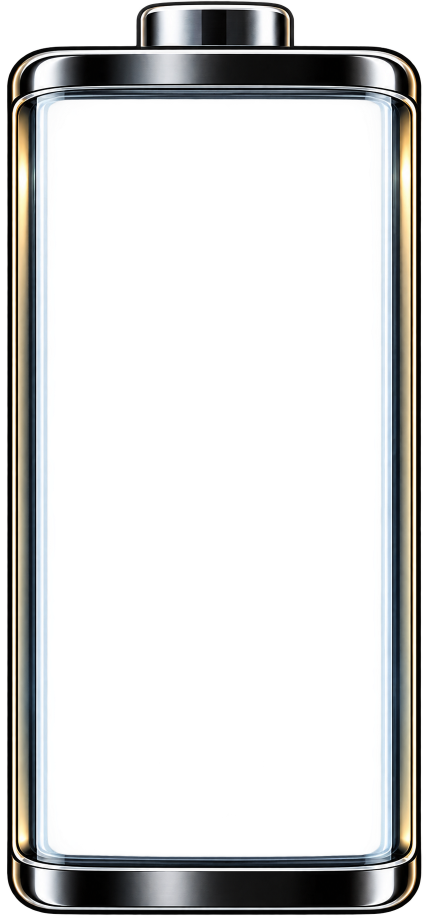
#> input picture tools/battery_frame_src.png, 856 x 1836 px (shown at 1/2 size)
$ python make_icon.py
#> lines starting #> are read from the running program, lines starting #| are printed output that depends on the picture; after the words box and inside, x2 and y2 are one past the last pixel; in counts of white or black regions, pixels touching at a corner belong together
#!/usr/bin/env python3
"""Genererar den adaptiva appikonen: widgeten (batteriram, mätare, text) vid 67 %.
Samma tredelade rendering som BatteryWidget.renderWidget. Kör från projektroten:
    python3 tools/make_icon.py
"""
import os
from PIL import Image, ImageDraw, ImageFont

HERE = os.path.dirname(os.path.abspath(__file__))
RES = os.path.join(HERE, "..", "app", "src", "main", "res")
FONT = "/usr/share/fonts/opentype/urw-base35/NimbusSansNarrow-Bold.otf"
PERCENT = 67
N = 432                      # xxxhdpi, 108 dp
ASPECT = 204 / 132           # 1x1-rutans proportioner på Pixel 7
BATTERY_H = 240              # batteriets höjd i ikonen (60 dp), inom säkra zonen
WL, WR, WT, WB = 0.111, 0.888, 0.108, 0.932
CT, CB, BAR_BOTTOM = 0.125, 0.915, 0.945
BAR_INSET, TEXT_INSET = 0.01, 0.10

frame = Image.open(os.path.join(HERE, "battery_frame_src.png")).convert("RGBA")
#> frame is the input picture: PIL image 856x1836 RGBA; mean R, G, B, A 41.8, 43.2, 42.8, 72.1
fw, fh = frame.size
#> fw = 856; fh = 1836
font = ImageFont.truetype(FONT, 300)

def text_mask(t):
    tmp = Image.new("L", (1200, 600), 0)
    ImageDraw.Draw(tmp).text((50, 50), t, font=font, fill=255)
    return tmp.crop(tmp.getbbox()).rotate(90, expand=True)

def render(P, W, H):
#> called with P = 67, W = 155, H = 240
    s = W / fw
#> s = 0.181
    out = Image.new("RGBA", (W, H), (0, 0, 0, 0))
#> out: PIL image 155x240 RGBA; every value is 0
    capTopSrc, capBotSrc = round(fh * CT), round(fh * CB)
#> capTopSrc = 230; capBotSrc = 1680
    mt, mb = capTopSrc * s, H - (fh - capBotSrc) * s
#> mt = 41.65; mb = 211.8
    winL, winR = W * WL, W * WR
    winT, winB = mt - (CT - WT) * fh * s, mb + (WB - CB) * fh * s
#> winT = 36; winB = 217.4
    # mätaren
    bar = Image.new("RGBA", (W, H), (0, 0, 0, 0)); d = ImageDraw.Draw(bar)
    bl, br = winL + W * BAR_INSET, winR - W * BAR_INSET
    bt, bb = winT, mb + (BAR_BOTTOM - CB) * fh * s
#> bt = 36; bb = 221.7
    ft = bb - (bb - bt) * P / 100
#> ft = 97.29
    d.rectangle([bl, bt, br, ft], fill=(0, 0, 0, 128))
    d.rectangle([bl, ft, br, bb], fill=(0, 255, 0, 128))
    out = Image.alpha_composite(out, bar)
    # ramen i tre delar
    fr = Image.new("RGBA", (W, H), (0, 0, 0, 0))
    fr.paste(frame.crop((0, 0, fw, capTopSrc)).resize((W, round(mt)), Image.LANCZOS), (0, 0))
    fr.paste(frame.crop((0, capTopSrc, fw, capBotSrc)).resize((W, round(mb) - round(mt)), Image.LANCZOS), (0, round(mt)))
    fr.paste(frame.crop((0, capBotSrc, fw, fh)).resize((W, H - round(mb)), Image.LANCZOS), (0, round(mb)))
    out = Image.alpha_composite(out, fr)
    # texten
    mx, my = (winR - winL) * TEXT_INSET, (winB - winT) * TEXT_INSET
#> mx = 12.04; my = 18.14
    tw, th = round(winR - winL - 2 * mx), round(winB - winT - 2 * my)
#> tw = 96
    m = text_mask(f"{P}%").resize((tw, th), Image.LANCZOS)
#> in text_mask, `tmp = Image.new("L", (1200, 600), 0)`: tmp: PIL image 1200x600 L; every value is 0
#> in text_mask, `ImageDraw.Draw(tmp).text((50, 50), t, font=font, fill=255)`:
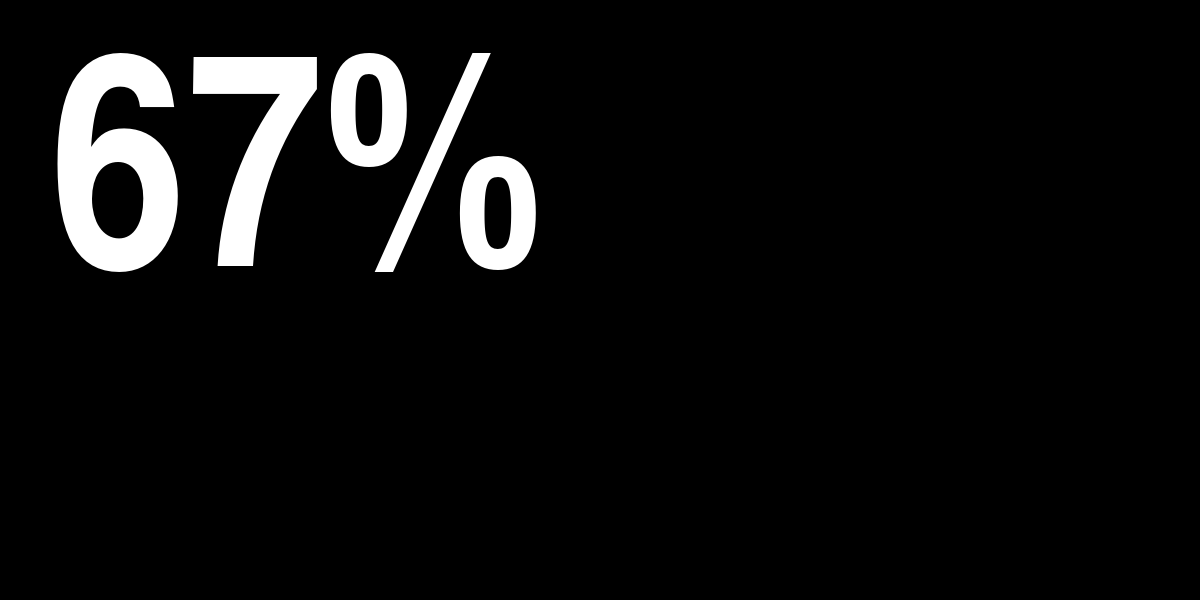
#> tmp: PIL image 1200x600 L; min 0, max 255, mean 14.7
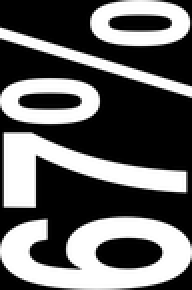
#> m: PIL image 96x145 L (shown 2 times larger); min 0, max 255, mean 100.9
    tx = Image.new("RGBA", (W, H), (0, 0, 0, 0))
    tx.paste(Image.new("RGBA", (tw, th), (255, 255, 255, 191)), (round(winL + mx), round(winT + my)), m)
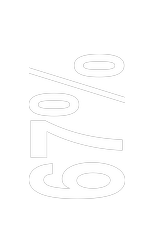
#> tx: PIL image 155x240 RGBA; mean R, G, B, A 37.7, 37.7, 37.7, 28.3; transparent parts drawn white
    return Image.alpha_composite(out, tx)
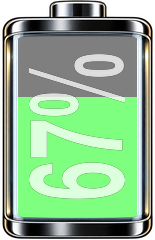
#> returned value: PIL image 155x240 RGBA; mean R, G, B, A 68.5, 142.4, 68.7, 170; transparent parts drawn white

# Bakgrund: mörkgrå. Förgrund: batteriet centrerat.
bg = Image.new("RGBA", (N, N), (40, 40, 40, 255))
bw = round(BATTERY_H / ASPECT)
battery = render(PERCENT, bw, BATTERY_H)
fg = Image.new("RGBA", (N, N), (0, 0, 0, 0))
#> fg: PIL image 432x432 RGBA; every value is 0
fg.paste(battery, ((N - bw) // 2, (N - BATTERY_H) // 2), battery)

for name, size in [("mdpi", 108), ("hdpi", 162), ("xhdpi", 216), ("xxhdpi", 324), ("xxxhdpi", 432)]:
    d = os.path.join(RES, f"mipmap-{name}"); os.makedirs(d, exist_ok=True)
    for im, fn in [(bg, "ic_launcher_background"), (fg, "ic_launcher_foreground")]:
        (im if size == N else im.resize((size, size), Image.LANCZOS)).save(os.path.join(d, f"{fn}.png"))
#> this loop made 5 passes
#> pass 1, `(im if size == N else im.resize((size, size), Image.LANCZOS)).save(os...`:
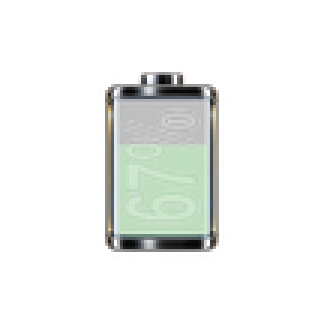
#> saved as ic_launcher_foreground.png: PIL image 108x108 RGBA (shown 3 times larger); mean R, G, B, A 16.8, 23.9, 16.7, 27.1; transparent parts drawn white

# förhandsvisning med rund mask
prev = Image.alpha_composite(bg, fg)
mask = Image.new("L", (N, N), 0); ImageDraw.Draw(mask).ellipse([0, 0, N - 1, N - 1], fill=255)
#> after `mask = Image.new('L', (N, N), 0)`: mask: PIL image 432x432 L; every value is 0
#> after `ImageDraw.Draw(mask).ellipse([0, 0, N - 1, N - 1], fill=255)`:
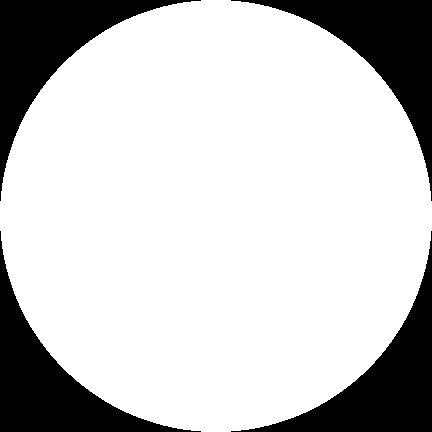
#> mask: PIL image 432x432 L; 78.5% white; 4 black regions, box (x1, y1, x2, y2) and area: (0, 0, 201, 201) 10027, (231, 0, 432, 201) 10027, (0, 231, 201, 432) 10027, (231, 231, 432, 432) 10027
out = Image.new("RGBA", (N, N), (90, 90, 90, 255)); out.paste(prev, (0, 0), mask)
#> after `out.paste(prev, (0, 0), mask)`:
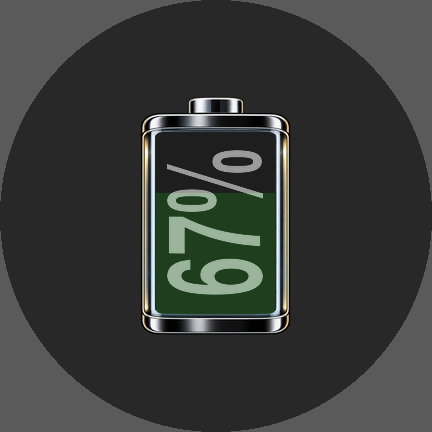
#> out: PIL image 432x432 RGBA; mean R, G, B, A 57.2, 59.6, 57.2, 255
out.save(os.path.join(HERE, "icon_preview.png"))
print("ikon klar")
